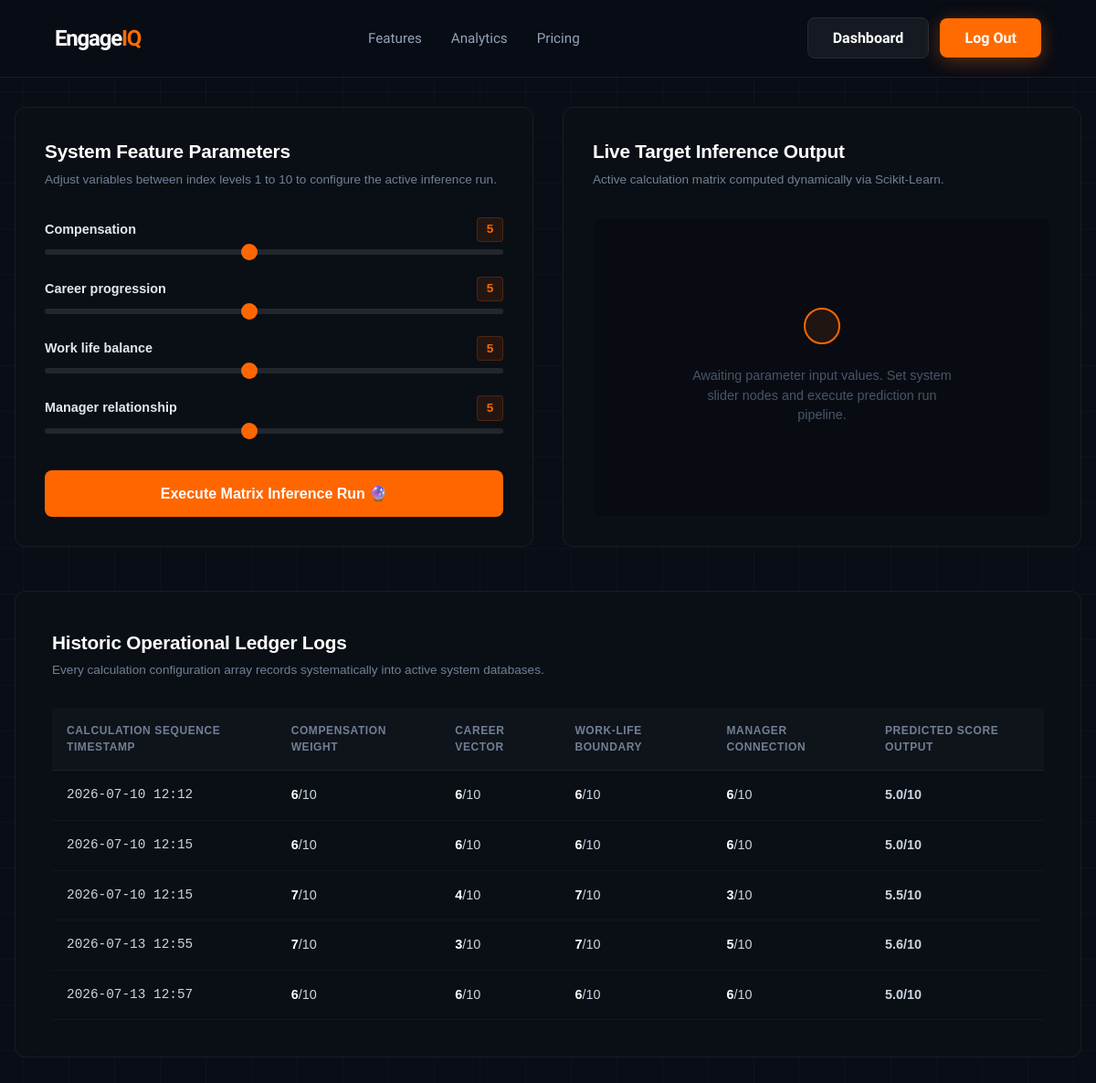
Page /dashboard/ (signed in) on the earlier database version.
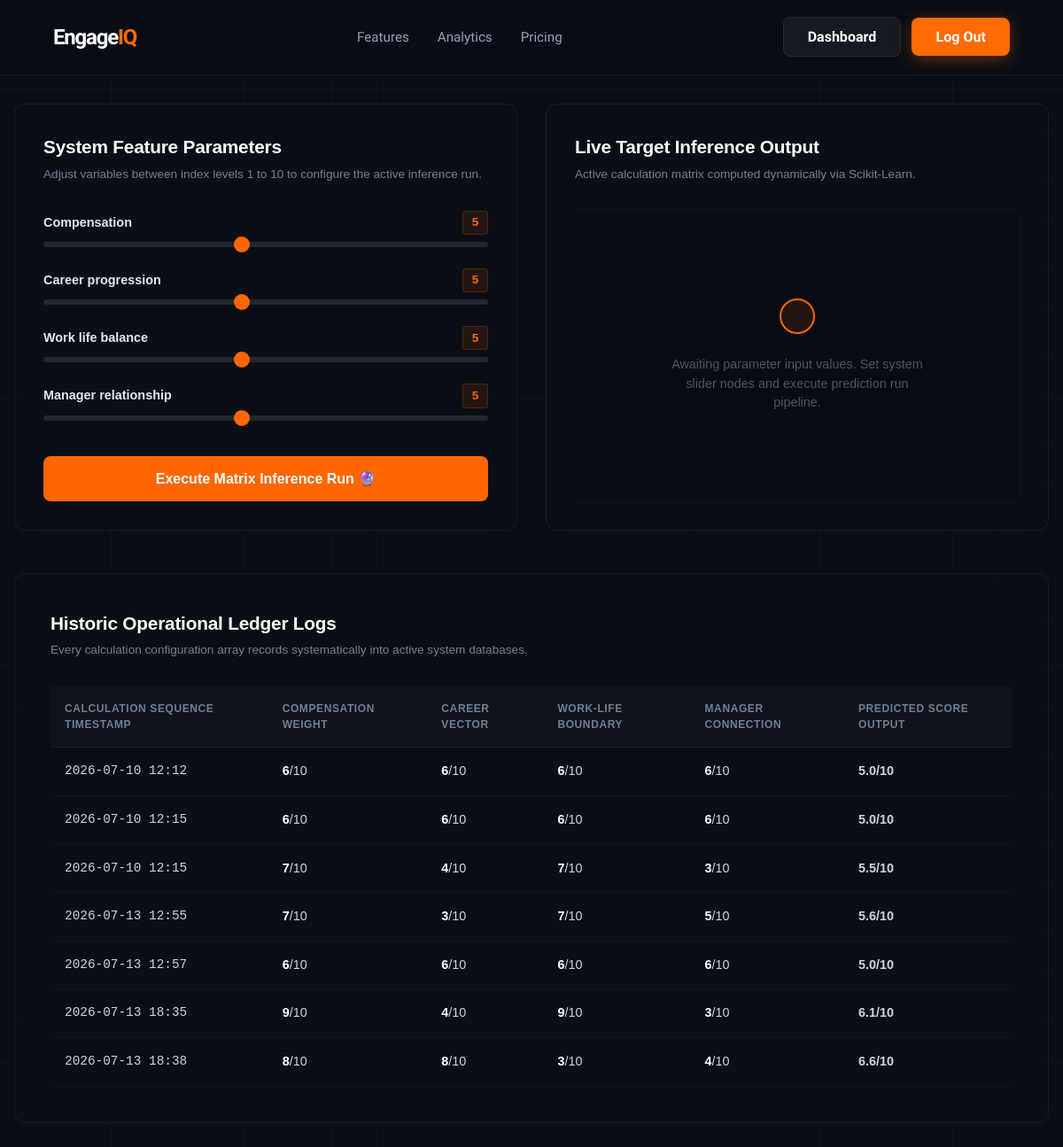
Same page on the later database version.
### core_app/models.py (models this page shows, shortened)
class SatisfactionPrediction(models.Model):
    user = models.ForeignKey(User, on_delete=models.CASCADE, null=True, blank=True)
    compensation = models.IntegerField()
    career_progression = models.IntegerField()
    work_life_balance = models.IntegerField()
    manager_relationship = models.IntegerField()
    predicted_score = models.FloatField()
    created_at = models.DateTimeField(auto_now_add=True)

### core_app/views.py (the view, shortened to what this page needs)
# urls.py: path('dashboard/', views.dashboard, name='dashboard'),
@login_required(login_url='login')
def dashboard(request):
    form = EngagementSlidersForm(request.POST or None)
    predicted_score = None
    history = SatisfactionPrediction.objects.filter(user=request.user)
    return render(request, 'core_app/dashboard.html', {
        'form': form,
        'predicted_score': predicted_score,
        'history': history
    })

### core_app/forms.py
class EngagementSlidersForm(forms.ModelForm):
    class Meta:
        model = SatisfactionPrediction
        fields = ['compensation', 'career_progression', 'work_life_balance', 'manager_relationship']
    def __init__(self, *args, **kwargs):
        super().__init__(*args, **kwargs)
        for field_name in self.fields:
            self.fields[field_name].widget = forms.NumberInput(attrs={
                'type': 'range',
                'min': '1.0',
                'max': '10.0',
                'step': '0.1',
                'value': '5.0',
                'class': 'engageiq-slider'  # Custom class for your dark/orange CSS styling
            })

### core_app/templates/core_app/Dashboard.html (shortened to what this page needs)
{% extends 'core_app/base.html' %}
{% load static %}
{% block content %}
<div class="dashboard-viewport">
    <div class="dashboard-main-grid">
        <div class="workspace-panel glass-card">
            <div class="panel-header-block">
                <h3>System Feature Parameters</h3>
                <p>Adjust variables between index levels 1 to 10 to configure the active inference run.</p>
            </div>
            <form method="POST" class="sliders-form-layout">
                {% for field in form %}
                <div class="slider-node-row">
                    <div class="slider-labels">
                        <span class="field-title">{{ field.label }}</span>
                        <span class="live-counter-val" id="val_{{ field.id_for_label }}">5</span>
                    </div>
                    <div class="input-slider-wrapper">
                        <input type="range" name="{{ field.html_name }}" min="1" max="10" value="5" class="custom-range-slider" id="{{ field.id_for_label }}" oninput="updateSliderValue(this)">
                    </div>
                </div>
                {% endfor %}
                <button type="submit" class="btn-predict-trigger">
                    Execute Matrix Inference Run 🔮
                </button>
            </form>
        </div>
        <div class="workspace-panel glass-card evaluation-output-panel">
            <div class="panel-header-block">
                <h3>Live Target Inference Output</h3>
                <p>Active calculation matrix computed dynamically via Scikit-Learn.</p>
            </div>
            <div class="inference-display-chamber">
                {% if predicted_score %}
                    <div class="result-display-node active-result">
                        <div class="result-badge-status">Calculation Matrix Verified</div>
                        <div class="large-score-metrics">{{ predicted_score }} <span class="scale-max">/ 10</span></div>
                        <p class="score-summary-text">Predicted Satisfaction index array committed to data logs successfully.</p>
                    </div>
                {% else %}
                    <div class="result-display-node pending-state">
                        <div class="pulsing-radar-circle"></div>
                        <p class="pending-lbl">Awaiting parameter input values. Set system slider nodes and execute prediction run pipeline.</p>
                    </div>
                {% endif %}
            </div>
        </div>
    </div>
    <div class="history-panel-block glass-card">
        <div class="panel-header-block">
            <h3>Historic Operational Ledger Logs</h3>
            <p>Every calculation configuration array records systematically into active system databases.</p>
        </div>
        <div class="table-responsive-wrapper">
            <table class="telemetry-table-layout">
                <thead>
                    <tr>
                        <th>Calculation Sequence Timestamp</th>
                        <th>Compensation Weight</th>
                        <th>Career Vector</th>
                        <th>Work-Life Boundary</th>
                        <th>Manager Connection</th>
                        <th>Predicted Score Output</th>
                    </tr>
                </thead>
                <tbody>
                    {% for record in history %}
                    <tr>
                        <td class="t-stamp">{{ record.created_at|date:"Y-m-d H:i" }}</td>
                        <td><span class="tbl-num">{{ record.compensation }}</span>/10</td>
                        <td><span class="tbl-num">{{ record.career_progression }}</span>/10</td>
                        <td><span class="tbl-num">{{ record.work_life_balance }}</span>/10</td>
                        <td><span class="tbl-num">{{ record.manager_relationship }}</span>/10</td>
                        <td class="t-highlight-cell">{{ record.predicted_score }}/10</td>
                    </tr>
                    {% empty %}
                    <tr>
                        <td colspan="6" class="empty-table-state">No simulation models run within this system log yet. Set sliders to populate lines.</td>
                    </tr>
                    {% endfor %}
                </tbody>
            </table>
        </div>
    </div>
</div>
{% endblock %}

### core_app/templates/core_app/base.html (shortened to what this page needs)
<!DOCTYPE html>
{% load static %}
<html lang="en">
<head>
    <link rel="stylesheet" href="{% static 'core_app/css/style.css' %}">
</head>
<body>
    <nav class="nav-container">
        <a href="{% url 'landing' %}" class="brand-logo">Engage<span>IQ</span></a>
      <ul class="nav-links">
    <li><a href="{% url 'features' %}">Features</a></li>
    <li><a href="{% url 'analytics' %}">Analytics</a></li>
    <li><a href="{% url 'pricing' %}">Pricing</a></li>
</ul>  <div>
            {% if user.is_authenticated %}
                <a href="{% url 'dashboard' %}" class="btn-secondary" style="margin-right: 0.5rem;">Dashboard</a>
                <a href="{% url 'logout' %}" class="btn-primary">Log Out</a>
            {% else %}
                <a href="{% url 'login' %}" class="btn-secondary" style="margin-right: 0.5rem;">Log In</a>
                <a href="{% url 'register' %}" class="btn-primary">Get Started</a>
            {% endif %}
        </div>
    </nav>
    {% block content %}
    {% endblock %}
</body>
</html>

### core_app/static/core_app/css/style.css (style rules this page uses)
:root { --bg-dark: #090d16; --bg-card: rgba(17, 24, 39, 0.55); --border-glass: rgba(255, 255, 255, 0.07); --accent-orange: #ff6b00; --accent-orange-glow: rgba(255, 107, 0, 0.35); --text-primary: #ffffff; --text-secondary: #94a3b8; --font-main: 'Plus Jakarta Sans', sans-serif; }
* { box-sizing: border-box; margin: 0; padding: 0; }
body { background-color: var(--bg-dark); background-image: linear-gradient(rgba(255, 255, 255, 0.02) 1px, transparent 1px), linear-gradient(90deg, rgba(255, 255, 255, 0.02) 1px, transparent 1px); background-size: 50px 50px; background-position: center top; font-family: var(--font-main); color: var(--text-primary); min-height: 100vh; overflow-x: hidden; line-height: 1.5; }
.nav-container { display: flex; justify-content: space-between; align-items: center; padding: 1.5rem 5%; border-bottom: 1px solid var(--border-glass); backdrop-filter: blur(12px); position: sticky; top: 0; z-index: 100; background: rgba(9, 13, 22, 0.7); }
.brand-logo { font-size: 1.5rem; font-weight: 800; letter-spacing: -0.05em; color: var(--text-primary); text-decoration: none; }
.brand-logo span { color: var(--accent-orange); }
.nav-links { display: flex; gap: 2rem; list-style: none; }
.nav-links a { color: var(--text-secondary); text-decoration: none; font-size: 0.95rem; font-weight: 500; transition: color 0.25s ease; }
.btn-primary { background: var(--accent-orange); color: #ffffff; padding: 0.75rem 1.7rem; border-radius: 8px; font-weight: 600; text-decoration: none; border: none; cursor: pointer; box-shadow: 0 4px 20px var(--accent-orange-glow); transition: all 0.3s cubic-bezier(0.16, 1, 0.3, 1); }
.btn-secondary { background: rgba(255, 255, 255, 0.05); color: var(--text-primary); padding: 0.75rem 1.7rem; border-radius: 8px; font-weight: 600; text-decoration: none; border: 1px solid var(--border-glass); transition: background 0.25s ease; }
.glass-card { background: var(--bg-card); backdrop-filter: blur(16px); border: 1px solid var(--border-glass); border-radius: 16px; padding: 2.5rem; }

Differences in the rows shown:
added SatisfactionPrediction: created_at "2026-07-13 18:35", compensation "9", career_progression "4", work_life_balance "9", manager_relationship "3", predicted_score "6.1"
added SatisfactionPrediction: created_at "2026-07-13 18:38", compensation "8", career_progression "8", work_life_balance "3", manager_relationship "4", predicted_score "6.6"
